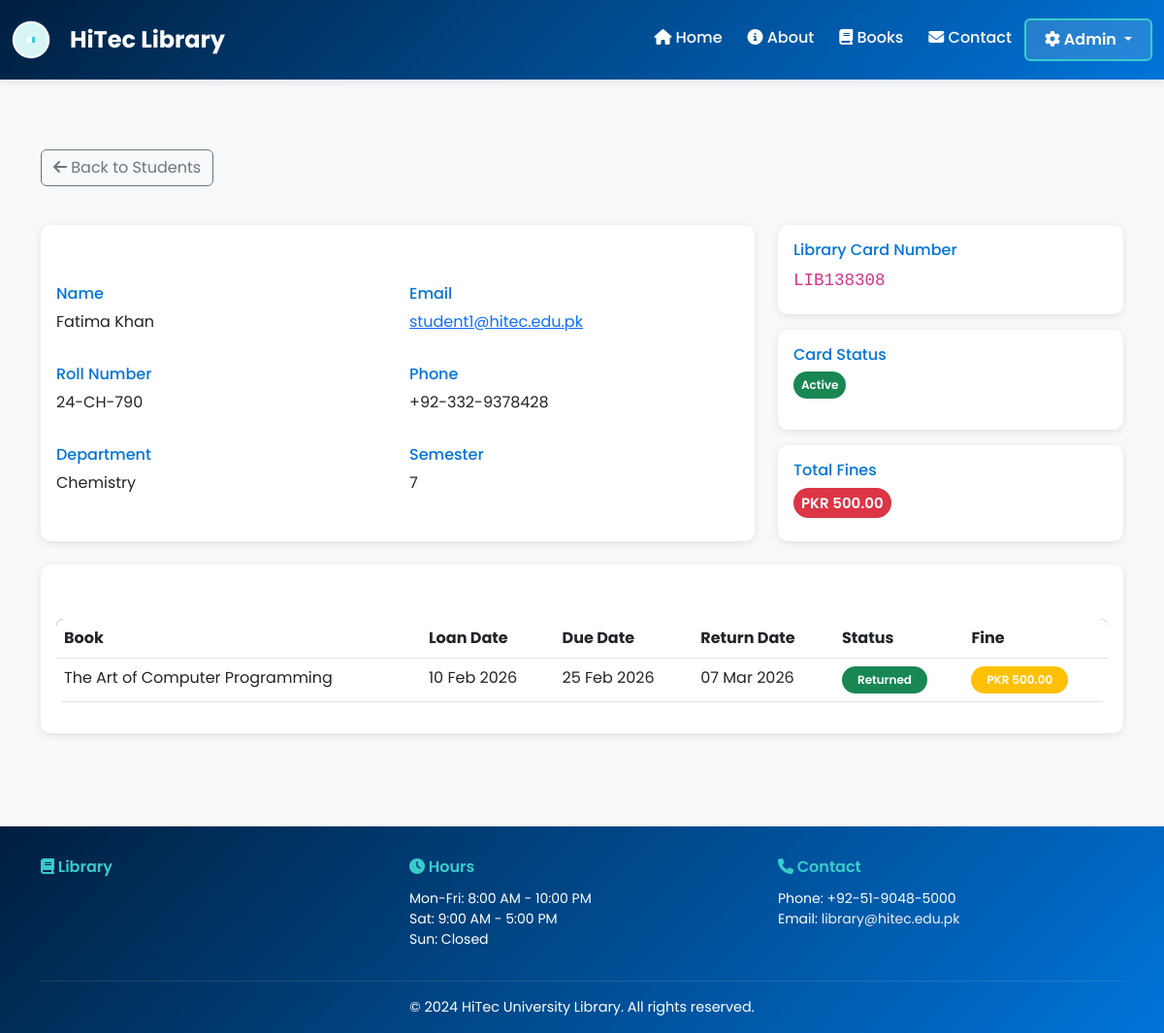
The app's page /admin/students/1 (signed in), older data.
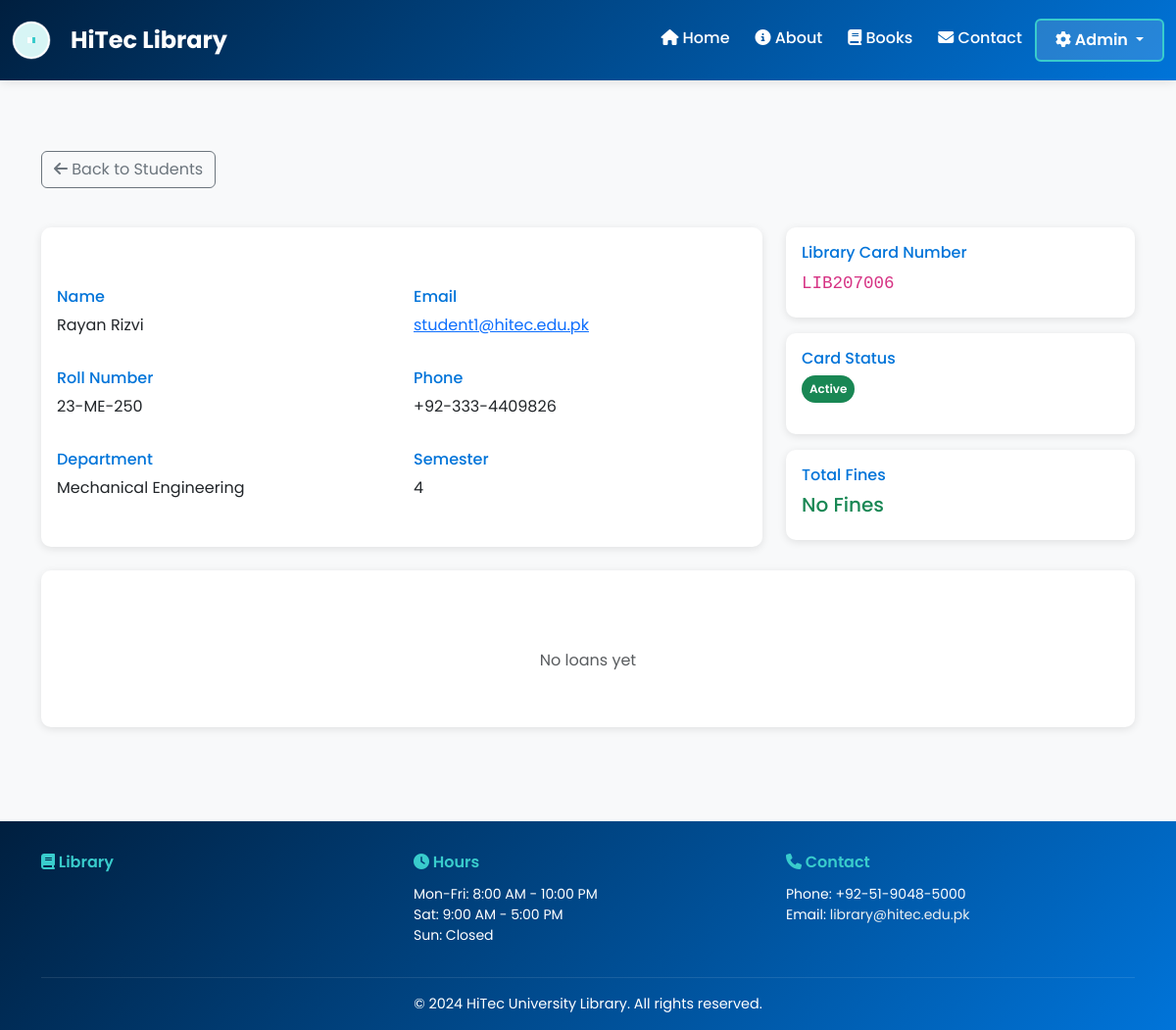
The same page, newer data.
### app.py (models this page shows, shortened)
class Student(db.Model):
    id = db.Column(db.Integer, primary_key=True)
    name = db.Column(db.String(150), nullable=False)
    email = db.Column(db.String(100), unique=True, nullable=False)
    roll_number = db.Column(db.String(20), unique=True, nullable=False)
    phone = db.Column(db.String(15))
    department = db.Column(db.String(100))
    semester = db.Column(db.Integer)
    library_card_number = db.Column(db.String(50), unique=True, nullable=False)
    card_status = db.Column(db.String(20), default='active')  # active, suspended, expired
    total_fines = db.Column(db.Float, default=0.0)
    registered_at = db.Column(db.DateTime, default=get_utc_now)
    loans = db.relationship('Loan', backref='student', lazy=True)
    reviews = db.relationship('Review', backref='student', lazy=True)

class Loan(db.Model):
    id = db.Column(db.Integer, primary_key=True)
    student_id = db.Column(db.Integer, db.ForeignKey('student.id'), nullable=False)
    book_id = db.Column(db.Integer, db.ForeignKey('book.id'), nullable=False)
    loan_date = db.Column(db.DateTime, default=get_utc_now)
    due_date = db.Column(db.DateTime, nullable=False)
    return_date = db.Column(db.DateTime)
    is_returned = db.Column(db.Boolean, default=False)
    fine_amount = db.Column(db.Float, default=0.0)
    def calculate_fine(self):
        if not self.is_returned:
            now = get_utc_now()
            if now > self.due_date:
                days_overdue = (now - self.due_date).days
                self.fine_amount = days_overdue * LATE_FEE_PER_DAY
        return self.fine_amount

class Book(db.Model):
    id = db.Column(db.Integer, primary_key=True)
    title = db.Column(db.String(200), nullable=False)
    author = db.Column(db.String(150), nullable=False)
    isbn = db.Column(db.String(20), unique=True)
    genre = db.Column(db.String(50))
    year_published = db.Column(db.Integer)
    publisher = db.Column(db.String(150))
    total_copies = db.Column(db.Integer, default=1)
    available_copies = db.Column(db.Integer, default=1)
    cover_image = db.Column(db.String(500))
    description = db.Column(db.Text)
    average_rating = db.Column(db.Float, default=0.0)
    created_at = db.Column(db.DateTime, default=get_utc_now)
    loans = db.relationship('Loan', backref='book', lazy=True)
    reviews = db.relationship('Review', backref='book', lazy=True)

### app.py (the view)
@app.route('/admin/students/<int:id>')
@login_required
def admin_student_detail(id):
    student = Student.query.get_or_404(id)
    loans = Loan.query.filter_by(student_id=id).order_by(Loan.loan_date.desc()).all()
    for loan in loans:
        loan.calculate_fine()
    return render_template('admin/student_detail.html', student=student, loans=loans)

### app.py (called while the page is built)
def login_required(f):
    @wraps(f)
    def decorated_function(*args, **kwargs):
        if 'admin_id' not in session:
            flash('Please login to access this page', 'warning')
            return redirect(url_for('admin_login'))
        return f(*args, **kwargs)
    return decorated_function

### templates/admin/student_detail.html (shortened to what the changed rows need)
{% extends "base.html" %}
{% block content %}
<div class="container py-5">
    <div class="row mb-4">
        <div class="col-md-8">
            <div class="card border-0 shadow-sm">
                <div class="card-body">
                    <div class="row">
                        <div class="col-md-6 mb-3">
                            <h6 class="text-secondary">Name</h6>
                            <p>{{ student.name }}</p>
                        </div>
                        <div class="col-md-6 mb-3">
                            <p><a href="mailto:{{ student.email }}">{{ student.email }}</a></p>
                        </div>
                    </div>
                    <div class="row">
                        <div class="col-md-6 mb-3">
                            <h6 class="text-secondary">Roll Number</h6>
                            <p>{{ student.roll_number }}</p>
                        </div>
                        <div class="col-md-6 mb-3">
                            <h6 class="text-secondary">Phone</h6>
                            <p>{{ student.phone or '-' }}</p>
                        </div>
                    </div>
                    <div class="row">
                        <div class="col-md-6 mb-3">
                            <h6 class="text-secondary">Department</h6>
                            <p>{{ student.department or '-' }}</p>
                        </div>
                        <div class="col-md-6 mb-3">
                            <h6 class="text-secondary">Semester</h6>
                            <p>{{ student.semester or '-' }}</p>
                        </div>
                    </div>
                </div>
            </div>
        </div>
        <div class="col-md-4">
            <div class="card border-0 shadow-sm mb-3">
                <div class="card-body">
                    <p class="h5"><code>{{ student.library_card_number }}</code></p>
                </div>
            </div>
            <div class="card border-0 shadow-sm">
                <div class="card-body">
                    <p class="h5">
                        {% if student.total_fines > 0 %}
                        <span class="badge bg-danger p-2">PKR {{ "%.2f"|format(student.total_fines) }}</span>
                        {% else %}
                        <span class="text-success">No Fines</span>
                        {% endif %}
                    </p>
                </div>
            </div>
        </div>
    </div>
    <div class="row">
        <div class="col-md-12">
            <div class="card border-0 shadow-sm">
                <div class="card-body">
                    {% if loans %}
                    <div class="table-responsive">
                        <table class="table table-hover">
                            <thead>
                                <tr>
                                    <th>Book</th>
                                    <th>Loan Date</th>
                                    <th>Due Date</th>
                                    <th>Return Date</th>
                                    <th>Status</th>
                                    <th>Fine</th>
                                </tr>
                            </thead>
                            <tbody>
                                {% for loan in loans %}
                                <tr>
                                    <td>{{ loan.book.title }}</td>
                                    <td>{{ loan.loan_date.strftime('%d %b %Y') }}</td>
                                    <td>{{ loan.due_date.strftime('%d %b %Y') }}</td>
                                    <td>
                                        {% if loan.return_date %}
                                        {{ loan.return_date.strftime('%d %b %Y') }}
                                        {% else %}
                                        -
                                        {% endif %}
                                    </td>
                                    <td>
                                        {% if loan.is_returned %}
                                            <span class="badge bg-success">Returned</span>
                                        {% elif loan.is_overdue() %}
                                            <span class="badge bg-danger">Overdue</span>
                                        {% else %}
                                            <span class="badge bg-info">Active</span>
                                        {% endif %}
                                    </td>
                                    <td>
                                        {% if loan.fine_amount > 0 %}
                                        <span class="badge bg-warning">PKR {{ "%.2f"|format(loan.fine_amount) }}</span>
                                        {% else %}
                                        -
                                        {% endif %}
                                    </td>
                                </tr>
                                {% endfor %}
                            </tbody>
                        </table>
                    </div>
                    {% else %}
                    <p class="text-muted text-center py-4">No loans yet</p>
                    {% endif %}
                </div>
            </div>
        </div>
    </div>
</div>
{% endblock %}

Row changes from the older to the newer data that the page shows:
removed Loan: book "The Art of Computer Programming", loan_date "10 Feb 2026", due_date "25 Feb 2026", return_date "07 Mar 2026", is_returned "Returned", fine_amount "500.00"
changed Student "student1@hitec.edu.pk": name "Fatima Khan" → "Rayan Rizvi"; roll_number "24-CH-790" → "23-ME-250"; phone "+92-332-9378428" → "+92-333-4409826"; department "Chemistry" → "Mechanical Engineering"; semester "7" → "4"; library_card_number "LIB138308" → "LIB207006"; total_fines "500.00" → (not shown)
Text that changed along with them:
text no longer shown: "PKR Book Loan Date Due Date Return Date Status Fine"
text now shown: "No Fines No loans yet"
